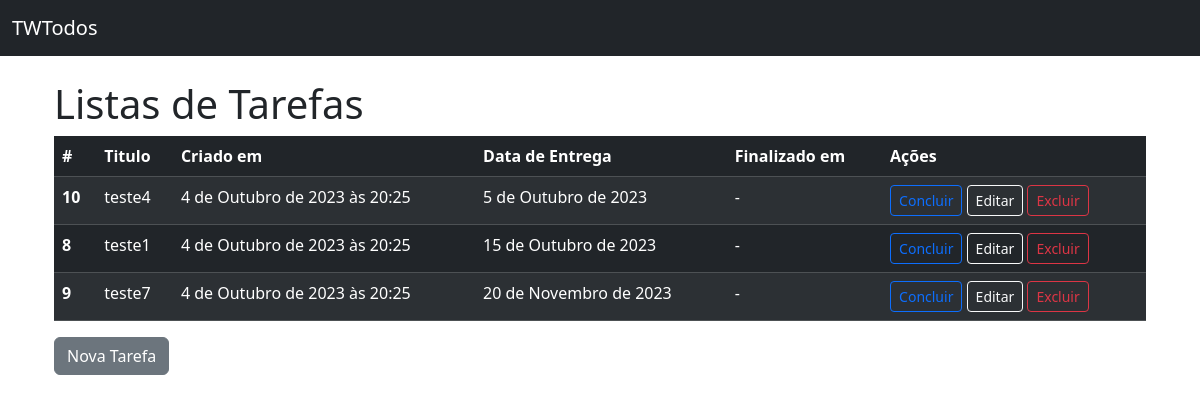
The page / on the database its author committed.
### todos/models.py (models this page shows, shortened)
class Todo(models.Model):
    title = models.CharField(verbose_name="Titulo",max_length=100, null=False, blank=False)
    created_at = models.DateTimeField(auto_now_add=True, null=False, blank=False)
    deadline = models.DateField(verbose_name="Data de Entrega",null=False, blank=False)
    finished_at = models.DateField(null=True)
    class Meta:
        ordering = ["deadline"]

### todos/views.py (the view)
# urls.py: path("", TodoListView.as_view(), name="todo_list"),
class TodoListView(ListView):
    model = Todo

### todos/templates/todos/todo_list.html (shortened to what this page needs)
{% extends "base.html" %}
{% block content %}
    <main class="container">
        <h1>Listas de Tarefas</h1>
        {% if todo_list  %}
            <table class="table table-dark table-striped">
                <thead>
                <tr>
                    <th scope="col">#</th>
                    <th scope="col">Titulo</th>
                    <th scope="col">Criado em </th>
                    <th scope="col">Data de Entrega</th>
                    <th scope="col">Finalizado em</th>
                    <th scope="col">Ações</th>
                </tr>
                </thead>
                <tbody>
                    {%for todo in todo_list%}
                        <tr>
                            <th scope="row">{{todo.pk}}</th>
                            <td>{{todo.title}}</td>
                            <td>{{todo.created_at}}</td>
                            <td>{{todo.deadline}}</td>
                            <td>{{todo.finished_at|default:"-"}}</td>
                            <td>
                                <a href="{% url "todo_complete" pk=todo.pk %}"
                                class="btn btn-outline-primary btn-sm
                                {% if todo.finished_at %}disabled{% endif %}">
                                    Concluir
                                </a>
                                <a href="{% url "todo_update" pk=todo.pk %}"
                                class="btn btn-outline-light btn-sm
                                {% if todo.finished_at %}disabled{% endif %}">
                                    Editar
                                </a>
                                <a href="{% url "todo_delete" pk=todo.pk %}" class="btn btn-outline-danger btn-sm">Excluir</a>
                            </td>
                        </tr>
                    {% endfor %}
                </tbody>
            </table>
        {% else %}
            <p>Não há tarefas cadastradas</p>
        {% endif %}
        <a href="{% url 'todo_create' %}" class="btn btn-secondary">Nova Tarefa</a>
    </main>
{% endblock content %}

### todos/templates/base.html (shortened to what this page needs)
<!DOCTYPE html>
<html lang="pt-br">
  <head>
    <link href="https://cdn.jsdelivr.net/npm/bootstrap@5.3.2/dist/css/bootstrap.min.css" rel="stylesheet">
  </head>
  <body>
    <nav class="navbar bg-dark mb-4" data-bs-theme="dark">
        <div class="container-fluid">
            <a class="navbar-brand" href="{% url "todo_list" %}">TWTodos</a>
        </div>
    </nav>
    <main class="container">
        {% block content %}{% endblock content %}
    </main>
  </body>
</html>

### rows shown on the page
Todo: pk "10", title "teste4", created_at "4 de Outubro de 2023 às 20:25", deadline "5 de Outubro de 2023", finished_at "-"
Todo: pk "8", title "teste1", created_at "4 de Outubro de 2023 às 20:25", deadline "15 de Outubro de 2023", finished_at "-"
Todo: pk "9", title "teste7", created_at "4 de Outubro de 2023 às 20:25", deadline "20 de Novembro de 2023", finished_at "-"
